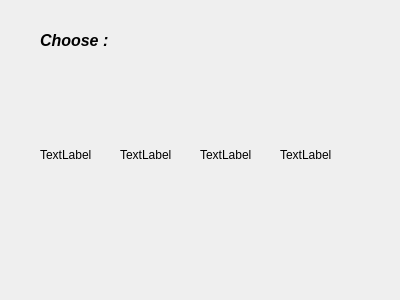
<?xml version="1.0" encoding="UTF-8"?>
<ui version="4.0">
 <class>promotion</class>
 <widget class="QDialog" name="promotion">
  <property name="geometry">
   <rect>
    <x>0</x>
    <y>0</y>
    <width>400</width>
    <height>300</height>
   </rect>
  </property>
  <property name="windowTitle">
   <string>Promotion</string>
  </property>
  <widget class="QLabel" name="choose">
   <property name="geometry">
    <rect>
     <x>40</x>
     <y>20</y>
     <width>111</width>
     <height>41</height>
    </rect>
   </property>
   <property name="font">
    <font>
     <family>Arial</family>
     <pointsize>12</pointsize>
     <weight>75</weight>
     <italic>true</italic>
     <bold>true</bold>
    </font>
   </property>
   <property name="text">
    <string>Choose :</string>
   </property>
  </widget>
  <widget class="mouseEvent" name="rock">
   <property name="geometry">
    <rect>
     <x>40</x>
     <y>120</y>
     <width>70</width>
     <height>70</height>
    </rect>
   </property>
   <property name="cursor">
    <cursorShape>OpenHandCursor</cursorShape>
   </property>
   <property name="text">
    <string>TextLabel</string>
   </property>
  </widget>
  <widget class="mouseEvent" name="knight">
   <property name="geometry">
    <rect>
     <x>120</x>
     <y>120</y>
     <width>70</width>
     <height>70</height>
    </rect>
   </property>
   <property name="cursor">
    <cursorShape>OpenHandCursor</cursorShape>
   </property>
   <property name="text">
    <string>TextLabel</string>
   </property>
  </widget>
  <widget class="mouseEvent" name="queen">
   <property name="geometry">
    <rect>
     <x>280</x>
     <y>120</y>
     <width>70</width>
     <height>70</height>
    </rect>
   </property>
   <property name="cursor">
    <cursorShape>OpenHandCursor</cursorShape>
   </property>
   <property name="text">
    <string>TextLabel</string>
   </property>
  </widget>
  <widget class="mouseEvent" name="bishop">
   <property name="geometry">
    <rect>
     <x>200</x>
     <y>120</y>
     <width>70</width>
     <height>70</height>
    </rect>
   </property>
   <property name="cursor">
    <cursorShape>OpenHandCursor</cursorShape>
   </property>
   <property name="text">
    <string>TextLabel</string>
   </property>
  </widget>
 </widget>
 <customwidgets>
  <customwidget>
   <class>mouseEvent</class>
   <extends>QLabel</extends>
   <header>mouseevent.h</header>
  </customwidget>
 </customwidgets>
 <resources/>
 <connections/>
</ui>
